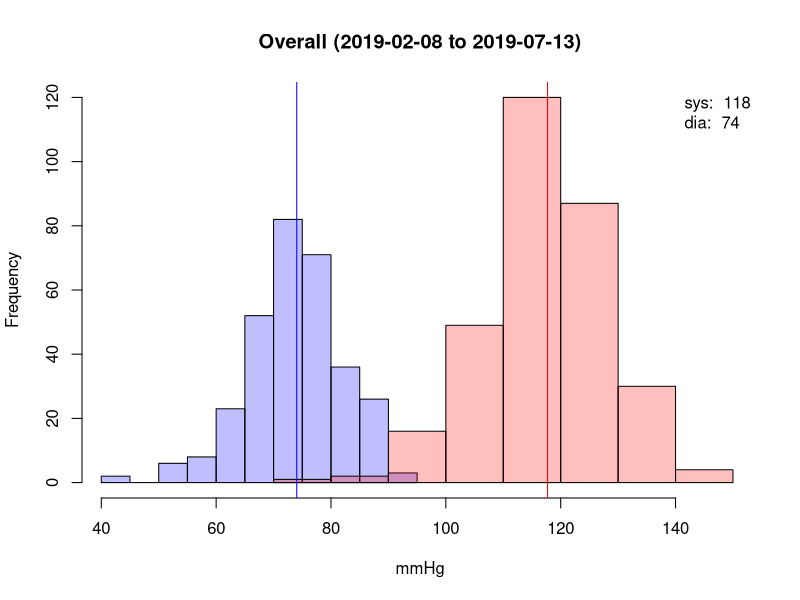
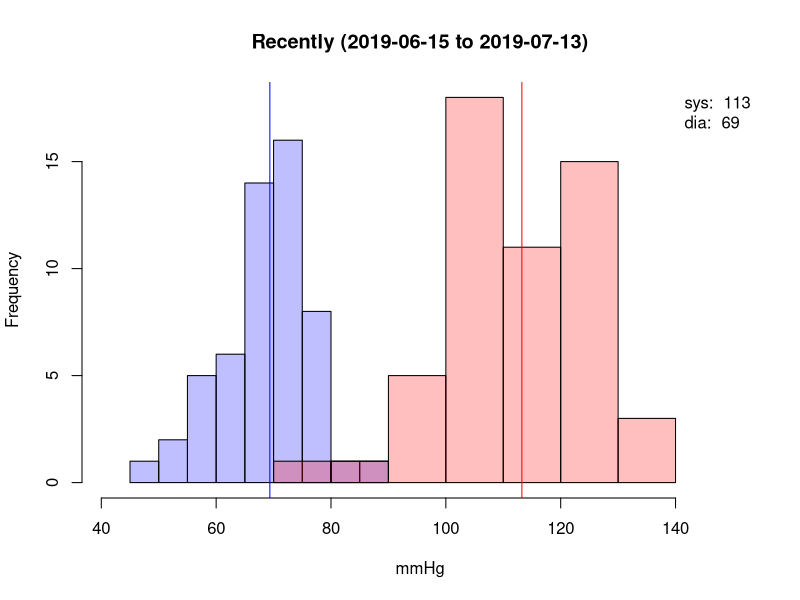
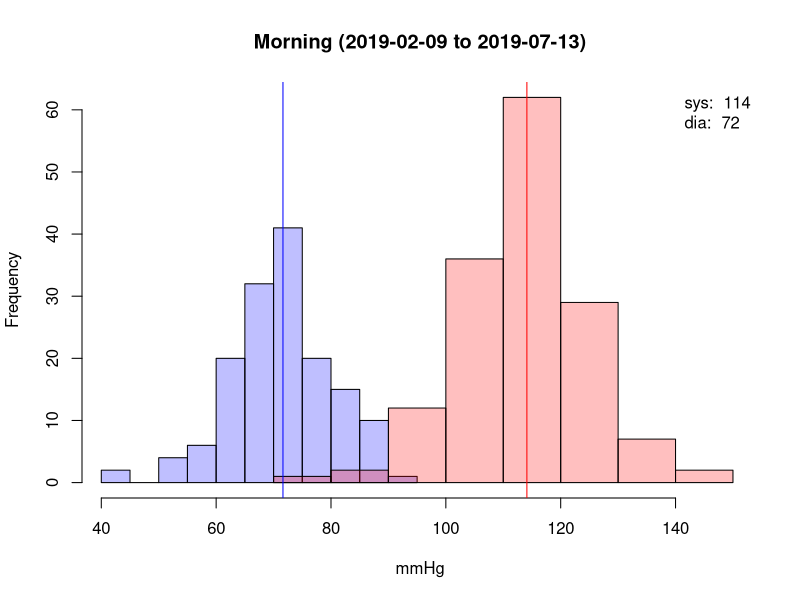
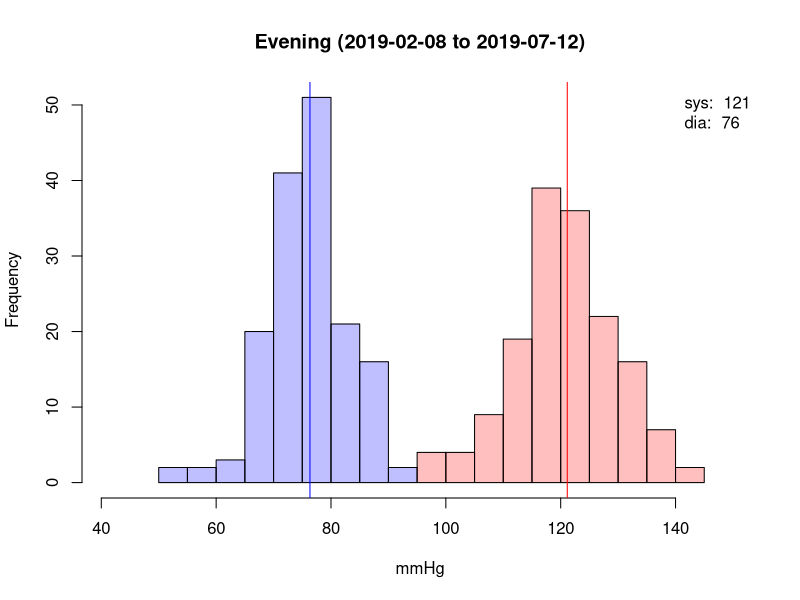
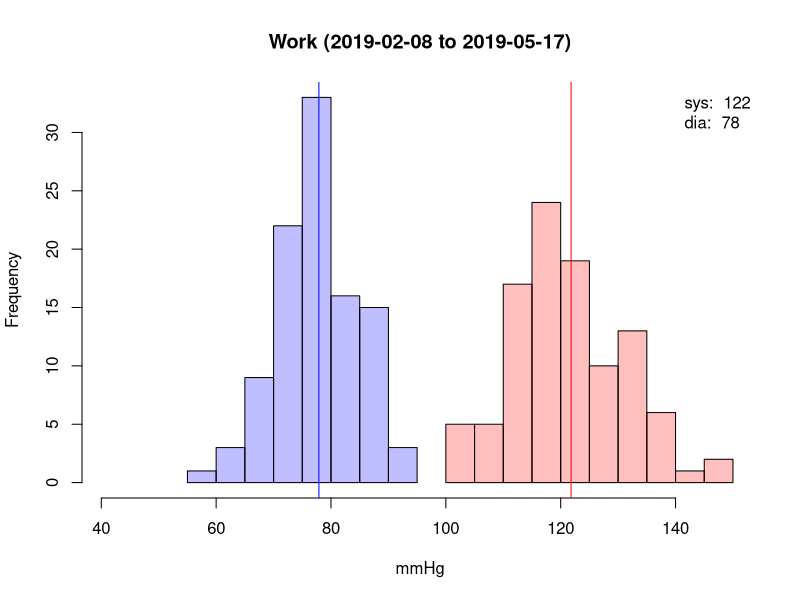
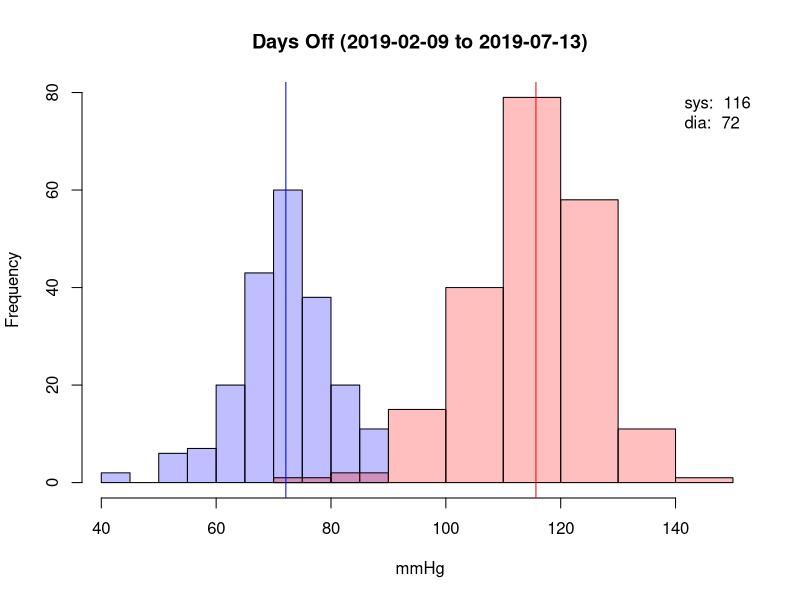
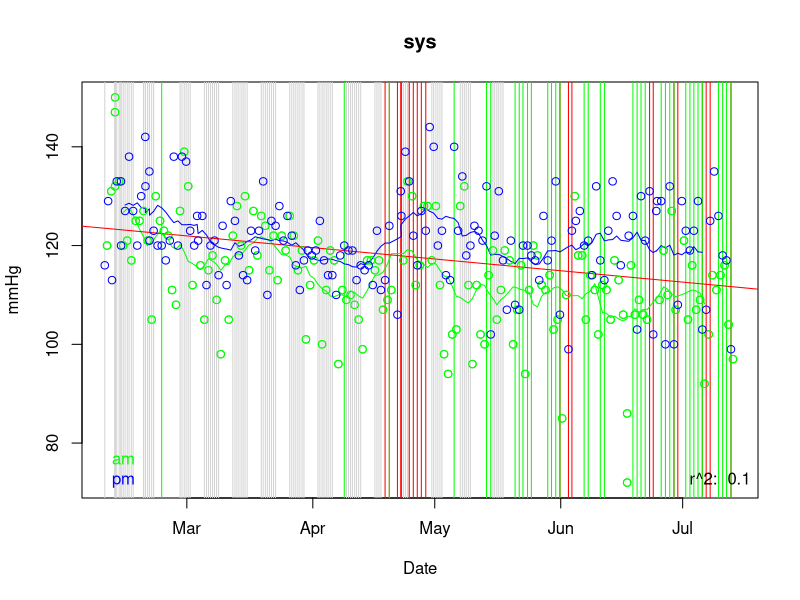
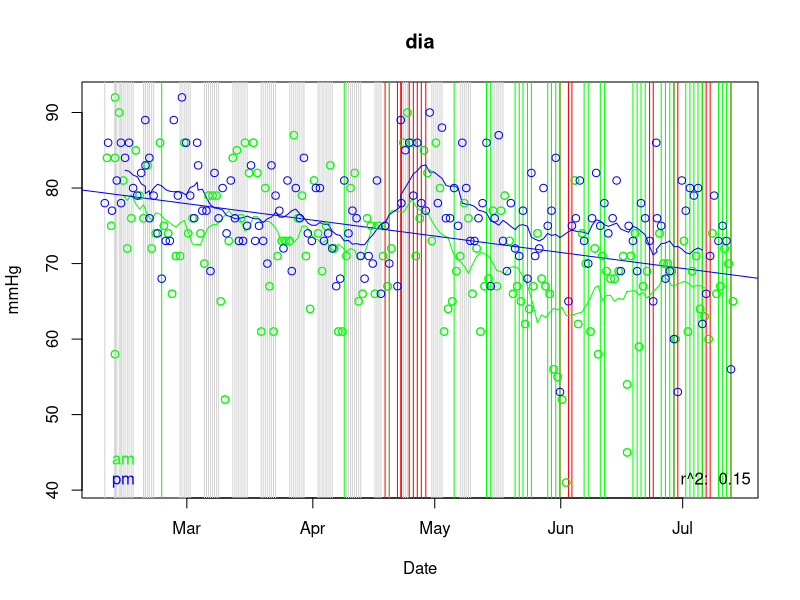

R code for these plots, in order:
## ---- chunk 1
library(lubridate)
## ---- chunk 2
b <- read.csv(file="bp.csv", header=TRUE, sep=",")
f <- read.csv(file="factors.csv", header=TRUE, sep=",")
bp <- merge(b, f, all.x = TRUE)
bp[is.na(bp)] <- 0
bp$datetime <- as_datetime(paste(bp$date, bp$time))
mp <- c(min(bp$dia), max(bp$sys))
cdia <- rgb(0,0,1,1/4)
csys <- rgb(1,0,0,1/4)
cpul <- rgb(0,1,0,1/4)
## ---- chunk 3
plot.blood.pressure <- function(bp, title) {
  hsys <- hist(bp$sys, plot=F)
  hdia <- hist(bp$dia, plot=F)
  mc <- c(0, max(c(hsys$counts, hdia$counts)))
  plot(hdia, col=cdia, xlim=mp, ylim=mc, main = paste(title, " (", as.Date(min(bp$datetime)), " to ", as.Date(max(bp$datetime)), ")", sep=""), xlab = "mmHg")
  plot(hsys, col=csys, xlim=mp, ylim=mc, add=T)
  mdia <- mean(bp$dia)
  msys <- mean(bp$sys)
  abline(v=c(msys, mdia), col=c("red","blue"))
  legend("topright", bty="n", legend=c(paste("sys: ", format(msys, digits=2)), paste("dia: ", format(mdia, digits=2))))
}
## ---- chunk 4
plot.blood.pressure(bp, "Overall")
## ---- chunk 5
recent <- max(bp$datetime) - bp$datetime < 28*24*3600
plot.blood.pressure(bp[recent,], "Recently")
## ---- chunk 6
am <- hour(bp$datetime) < 12
plot.blood.pressure(bp[am,], "Morning")
## ---- chunk 7
pm <- hour(bp$datetime) >= 12
plot.blood.pressure(bp[pm,], "Evening")
## ---- chunk 8
plot.blood.pressure(bp[bp$work == 1,], "Work")
## ---- chunk 9
plot.blood.pressure(bp[bp$work == 0,], "Days Off")
## ---- chunk 10
movavg <- function(x, n=14){
  filter(x,rep(1/n,n), sides=2)
}
plot.dates <- function(bp, var, col, yl="mmHg", ma=T) {
  cs <- c("green", "blue")
  dates <- bp$datetime
  points <- bp[,var]
  am <- hour(bp$datetime) < 12
  pm <- !am
  plot(dates[am], points[am], xlab="Date", ylab=yl, main=var, col=cs[1])
  abline(v=dates[bp$work == 1], col="lightgray")
  abline(v=dates[pm & (bp$alcohol == 1)], col="red")
  abline(v=dates[pm & (bp$cycle == 1)], col="green")
  if (ma) {
    lines(dates[am], movavg(points[am]), col=cs[1])
    lines(dates[pm], movavg(points[pm]), col=cs[2])
  }
  sd <- lm(points~dates)
  abline(sd, col=col)
  points(dates[am], points[am], col=cs[1])
  points(dates[pm], points[pm], col=cs[2])
  legend("bottomright", bty="n", legend=paste("r^2: ", format(summary(sd)$r.squared, digits=2)))
  legend("bottomleft", bty="n", legend=c("am", "pm"), text.col = cs, pt.bg=cs)
}
plot.dates(bp, "sys", "red")
plot.dates(bp, "dia", "blue")
## ---- chunk 11
plot(bp$dia, bp$sys, xlab = "Diastolic", ylab="Systolic")
msd <- lm(bp$sys~bp$dia)
abline(msd)
legend("bottomright", bty="n", legend=paste("r^2: ", format(summary(msd)$r.squared, digits=2)))
## ---- chunk 12
plot.pulse <- function(bp, c, title) {
  hpul <- hist(bp$pulse, plot=F)
  plot(hpul, col=c, main = title, xlab = "bpm")
  m <- mean(bp$pulse)
  abline(v=m, col=c)
  legend("topright", bty="n", legend=paste("av: ", format(m, digits=2)))
}
plot.pulse(bp, cpul, "Overall")
## ---- chunk 13
plot.pulse(bp[am & bp$work==1 & bp$alcohol==0,], cpul, "Morning (work)")
## ---- chunk 14
plot.pulse(bp[am & bp$work==0 & bp$alcohol==0,], cpul, "Morning (off)")
## ---- chunk 15
plot.pulse(bp[am & bp$work==1 & bp$alcohol==0,], cpul, "Evening (work)")
## ---- chunk 16
plot.pulse(bp[pm & bp$work==0 & bp$alcohol==0,], cpul, "Evening (off)")
## ---- chunk 17
plot.dates(bp, "pulse", "green", "bpm")
## ---- chunk 18
plot.blood.pressure(bp[bp$datetime < "2019-04-18",], "Alcohol-free")
## ---- chunk 19
plot.dates(bp[bp$datetime < "2019-04-18",], "sys", "red")
## ---- chunk 20
plot.dates(bp[bp$datetime < "2019-04-18",], "dia", "blue")
## ---- chunk 21
plot.dates(bp[bp$datetime < "2019-04-18",], "pulse", "green", "bpm")
